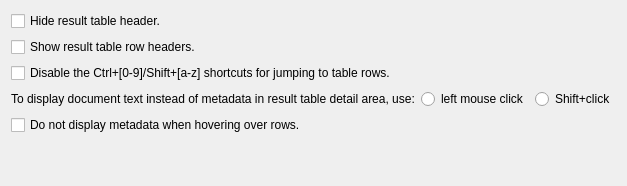
     <widget class="QWidget" name="tab_restable">
      <attribute name="title">
       <string>Result Table</string>
      </attribute>
      <layout class="QVBoxLayout" name="verticalLayout_6">
       <item>
        <widget class="QCheckBox" name="noResTableHeaderCB">
         <property name="text">
          <string>Hide result table header.</string>
         </property>
         <property name="checked">
          <bool>false</bool>
         </property>
        </widget>
       </item>
       <item>
        <widget class="QCheckBox" name="showResTableVHeaderCB">
         <property name="text">
          <string>Show result table row headers.</string>
         </property>
         <property name="checked">
          <bool>false</bool>
         </property>
        </widget>
       </item>
       <item>
        <widget class="QCheckBox" name="noRowJumpShortcutsCB">
         <property name="text">
          <string>Disable the Ctrl+[0-9]/Shift+[a-z] shortcuts for jumping to table rows.</string>
         </property>
         <property name="checked">
          <bool>false</bool>
         </property>
        </widget>
       </item>
       <item>
        <layout class="QHBoxLayout" name="horizontalLayout">
         <item>
          <widget class="QLabel" name="restabShowTxtLBL">
           <property name="text">
            <string>To display document text instead of metadata in result table detail area, use:</string>
           </property>
          </widget>
         </item>
         <item>
          <widget class="QRadioButton" name="restabShowTxtNoShiftRB">
           <property name="text">
            <string>left mouse click</string>
           </property>
          </widget>
         </item>
         <item>
          <widget class="QRadioButton" name="restabShowTxtShiftRB">
           <property name="text">
            <string>Shift+click</string>
           </property>
          </widget>
         </item>
        </layout>
       </item>
       <item>
        <widget class="QCheckBox" name="resTableNoHoverMetaCB">
         <property name="text">
          <string>Do not display metadata when hovering over rows.</string>
         </property>
         <property name="checked">
          <bool>false</bool>
         </property>
        </widget>
       </item>
       <item>
        <spacer name="verticalSpacer_2">
         <property name="orientation">
          <enum>Qt::Vertical</enum>
         </property>
         <property name="sizeHint" stdset="0">
          <size>
           <width>20</width>
           <height>40</height>
          </size>
         </property>
        </spacer>
       </item>
      </layout>
     </widget>
